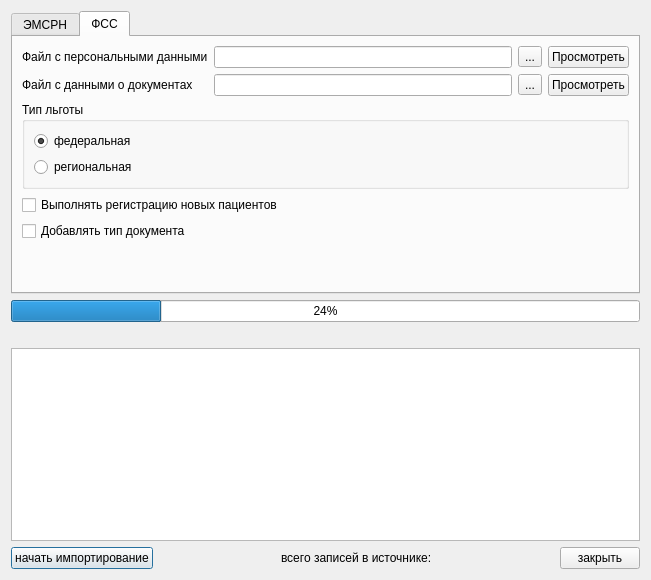
<?xml version="1.0" encoding="UTF-8"?>
<ui version="4.0">
 <class>Dialog</class>
 <widget class="QDialog" name="Dialog">
  <property name="geometry">
   <rect>
    <x>0</x>
    <y>0</y>
    <width>651</width>
    <height>580</height>
   </rect>
  </property>
  <property name="windowTitle">
   <string>Импорт льготников</string>
  </property>
  <layout class="QGridLayout" name="gridLayout">
   <item row="1" column="0">
    <widget class="QProgressBar" name="progressBar">
     <property name="value">
      <number>24</number>
     </property>
     <property name="orientation">
      <enum>Qt::Horizontal</enum>
     </property>
    </widget>
   </item>
   <item row="2" column="0">
    <widget class="QLabel" name="statusLabel">
     <property name="text">
      <string/>
     </property>
    </widget>
   </item>
   <item row="3" column="0">
    <widget class="QTextBrowser" name="log"/>
   </item>
   <item row="4" column="0">
    <layout class="QHBoxLayout">
     <property name="spacing">
      <number>6</number>
     </property>
     <property name="margin">
      <number>0</number>
     </property>
     <item>
      <widget class="QPushButton" name="btnImport">
       <property name="text">
        <string>начать импортирование</string>
       </property>
      </widget>
     </item>
     <item>
      <spacer>
       <property name="orientation">
        <enum>Qt::Horizontal</enum>
       </property>
       <property name="sizeHint" stdset="0">
        <size>
         <width>40</width>
         <height>20</height>
        </size>
       </property>
      </spacer>
     </item>
     <item>
      <widget class="QLabel" name="labelNum">
       <property name="text">
        <string>всего записей в источнике:</string>
       </property>
      </widget>
     </item>
     <item>
      <spacer>
       <property name="orientation">
        <enum>Qt::Horizontal</enum>
       </property>
       <property name="sizeHint" stdset="0">
        <size>
         <width>40</width>
         <height>20</height>
        </size>
       </property>
      </spacer>
     </item>
     <item>
      <widget class="QPushButton" name="btnClose">
       <property name="text">
        <string>закрыть</string>
       </property>
      </widget>
     </item>
    </layout>
   </item>
   <item row="0" column="0">
    <widget class="QTabWidget" name="tabExportType">
     <property name="currentIndex">
      <number>1</number>
     </property>
     <widget class="QWidget" name="EMSRN">
      <attribute name="title">
       <string>ЭМСРН</string>
      </attribute>
      <layout class="QVBoxLayout" name="verticalLayout">
       <item>
        <layout class="QHBoxLayout">
         <property name="spacing">
          <number>6</number>
         </property>
         <property name="margin">
          <number>0</number>
         </property>
         <item>
          <widget class="QLabel" name="label">
           <property name="text">
            <string>импортировать из</string>
           </property>
          </widget>
         </item>
         <item>
          <widget class="QLineEdit" name="edtFileName">
           <property name="text">
            <string/>
           </property>
          </widget>
         </item>
         <item>
          <widget class="QToolButton" name="btnSelectFile">
           <property name="text">
            <string>...</string>
           </property>
          </widget>
         </item>
         <item>
          <widget class="QPushButton" name="btnView">
           <property name="text">
            <string>Просмотреть</string>
           </property>
          </widget>
         </item>
        </layout>
       </item>
       <item>
        <widget class="QCheckBox" name="chkAdr">
         <property name="enabled">
          <bool>false</bool>
         </property>
         <property name="text">
          <string>загружать адреса</string>
         </property>
        </widget>
       </item>
       <item>
        <widget class="QCheckBox" name="chkDoc">
         <property name="text">
          <string>сообщать о неправильных паспортах</string>
         </property>
        </widget>
       </item>
       <item>
        <spacer name="verticalSpacer">
         <property name="orientation">
          <enum>Qt::Vertical</enum>
         </property>
         <property name="sizeHint" stdset="0">
          <size>
           <width>20</width>
           <height>40</height>
          </size>
         </property>
        </spacer>
       </item>
      </layout>
     </widget>
     <widget class="QWidget" name="FSS">
      <attribute name="title">
       <string>ФСС</string>
      </attribute>
      <layout class="QVBoxLayout" name="verticalLayout_3">
       <item>
        <layout class="QGridLayout" name="gridLayout_2">
         <item row="0" column="0">
          <widget class="QLabel" name="lblPersonalDataFileName">
           <property name="text">
            <string>Файл с персональными данными</string>
           </property>
          </widget>
         </item>
         <item row="0" column="1">
          <widget class="QLineEdit" name="edtPersonalDataFileName"/>
         </item>
         <item row="0" column="2">
          <widget class="QToolButton" name="btnSelectPersonalDataFile">
           <property name="text">
            <string>...</string>
           </property>
          </widget>
         </item>
         <item row="0" column="3">
          <widget class="QPushButton" name="btnViewPersonalDataFile">
           <property name="text">
            <string>Просмотреть</string>
           </property>
          </widget>
         </item>
         <item row="1" column="0">
          <widget class="QLabel" name="lblDocumentDataFileName">
           <property name="text">
            <string>Файл с данными о документах</string>
           </property>
          </widget>
         </item>
         <item row="1" column="1">
          <widget class="QLineEdit" name="edtDocumentDataFileName"/>
         </item>
         <item row="1" column="2">
          <widget class="QToolButton" name="btnSelectDocumentDataFile">
           <property name="text">
            <string>...</string>
           </property>
          </widget>
         </item>
         <item row="1" column="3">
          <widget class="QPushButton" name="btnViewDocumentDataFile">
           <property name="text">
            <string>Просмотреть</string>
           </property>
          </widget>
         </item>
        </layout>
       </item>
       <item>
        <widget class="QGroupBox" name="gbBenefitType">
         <property name="title">
          <string>Тип льготы</string>
         </property>
         <layout class="QVBoxLayout" name="verticalLayout_2">
          <item>
           <widget class="QRadioButton" name="chkFederalBenefit">
            <property name="text">
             <string>федеральная</string>
            </property>
            <property name="checked">
             <bool>true</bool>
            </property>
           </widget>
          </item>
          <item>
           <widget class="QRadioButton" name="chkRegionalBenefit">
            <property name="text">
             <string>региональная</string>
            </property>
           </widget>
          </item>
         </layout>
        </widget>
       </item>
       <item>
        <widget class="QCheckBox" name="chkAddMissingClients">
         <property name="text">
          <string>Выполнять регистрацию новых пациентов</string>
         </property>
        </widget>
       </item>
       <item>
        <widget class="QCheckBox" name="chkAddDocumentType">
         <property name="toolTip">
          <string>Добавлять новые типы документов в БД</string>
         </property>
         <property name="text">
          <string>Добавлять тип документа</string>
         </property>
        </widget>
       </item>
       <item>
        <spacer name="verticalSpacer_2">
         <property name="orientation">
          <enum>Qt::Vertical</enum>
         </property>
         <property name="sizeHint" stdset="0">
          <size>
           <width>20</width>
           <height>40</height>
          </size>
         </property>
        </spacer>
       </item>
      </layout>
     </widget>
    </widget>
   </item>
  </layout>
 </widget>
 <resources/>
 <connections/>
</ui>
